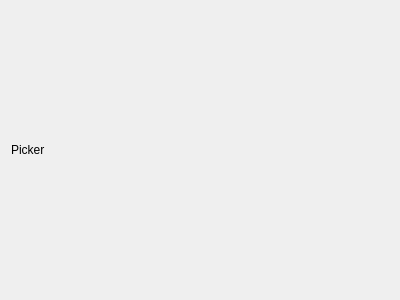
<?xml version="1.0" encoding="UTF-8"?>
<ui version="4.0">
 <class>PickerControllerTab</class>
 <widget class="QWidget" name="PickerControllerTab">
  <property name="geometry">
   <rect>
    <x>0</x>
    <y>0</y>
    <width>400</width>
    <height>300</height>
   </rect>
  </property>
  <property name="windowTitle">
   <string>Form</string>
  </property>
  <layout class="QGridLayout" name="gridLayout">
   <item row="0" column="0">
    <widget class="QLabel" name="label">
     <property name="text">
      <string>Picker</string>
     </property>
    </widget>
   </item>
  </layout>
 </widget>
 <resources/>
 <connections/>
</ui>
